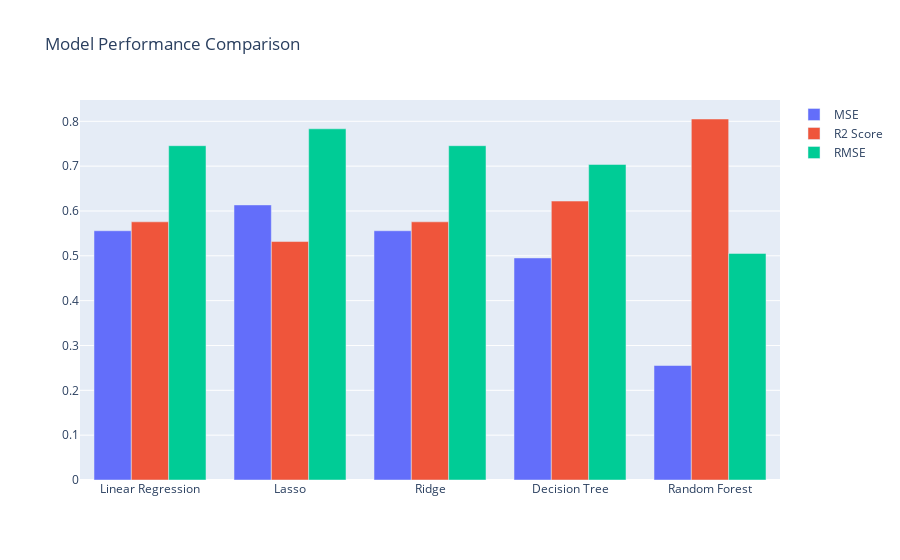

Notebook code cell kept with this figure:
### Code cell
# plot the performance of the models

fig = go.Figure(data=[
    go.Bar(name='MSE', x=model_comparison['Model'], y=model_comparison['MSE']),
    go.Bar(name='R2 Score', x=model_comparison['Model'], y=model_comparison['R2 Score']),
    go.Bar(name='RMSE', x=model_comparison['Model'], y=model_comparison['RMSE'])
])

fig.update_layout(barmode='group', title='Model Performance Comparison')
fig.show()

### Figure 1 — Plotly figure (JSON) as saved in the notebook; plotly's stock layout.template omitted (floating-point values rounded to 4 significant figures)
{"data": [{"name": "MSE", "type": "bar", "x": ["Linear Regression", "Lasso", "Ridge", "Decision Tree", "Random Forest"], "y": [0.5559, 0.6135, 0.5559, 0.4952, 0.2554]}, {"name": "R2 Score", "type": "bar", "x": ["Linear Regression", "Lasso", "Ridge", "Decision Tree", "Random Forest"], "y": [0.5758, 0.5318, 0.5758, 0.6221, 0.8051]}, {"name": "RMSE", "type": "bar", "x": ["Linear Regression", "Lasso", "Ridge", "Decision Tree", "Random Forest"], "y": [0.7456, 0.7833, 0.7456, 0.7037, 0.5053]}], "layout": {"barmode": "group", "title": {"text": "Model Performance Comparison"}}}
